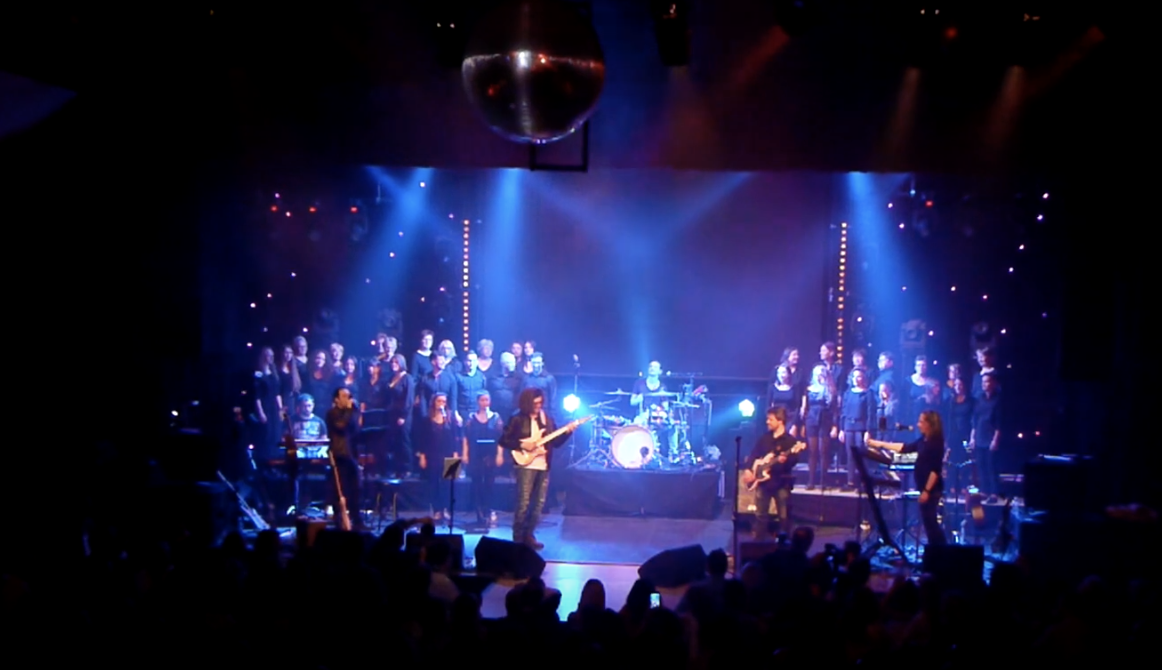
#> input picture gg1.png, 1162 x 670 px
$ jupyter execute --allow-errors Untitled.ipynb
#> lines starting #> are read from the running program, lines starting #| are printed output that depends on the picture
[cell 1]
import os
print(os.getcwd() )
import cv2
import numpy as np
import pyautogui

from matplotlib import pyplot as plt

[cell 2]
image = cv2.imread('gg1.png',0)
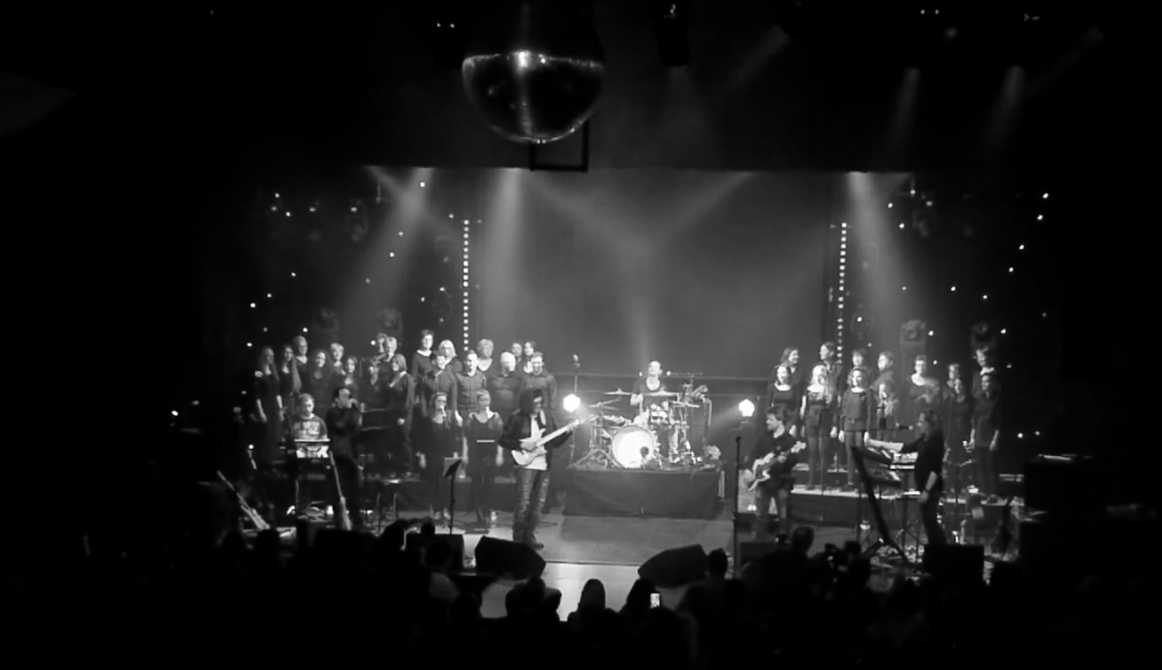
#> image: shape (670, 1162); min 0, max 255, mean 30.4

image=np.array(image)
print('image=\n', image )
#> (printed output is left out)
cv2.imshow("ImageA",image) # the title and path to image
cv2.waitKey() # Waits for the next key to be pressed
cv2.destroyAllWindows()

[cell 3]
image = cv2.imread('gg1.png',)
#> image is the input picture: shape (670, 1162, 3); mean B, G, R 62, 26.9, 26.4
image=np.array(image)
image.shape

cv2.imshow('.....', image)

[cell 4]
plt.imshow(image)

[cell 5]
image.max()
#> Out = 255
